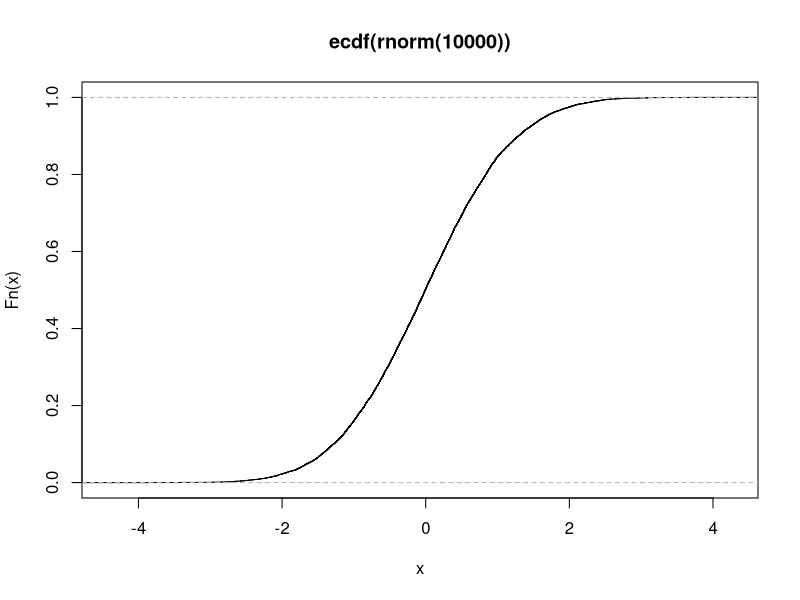
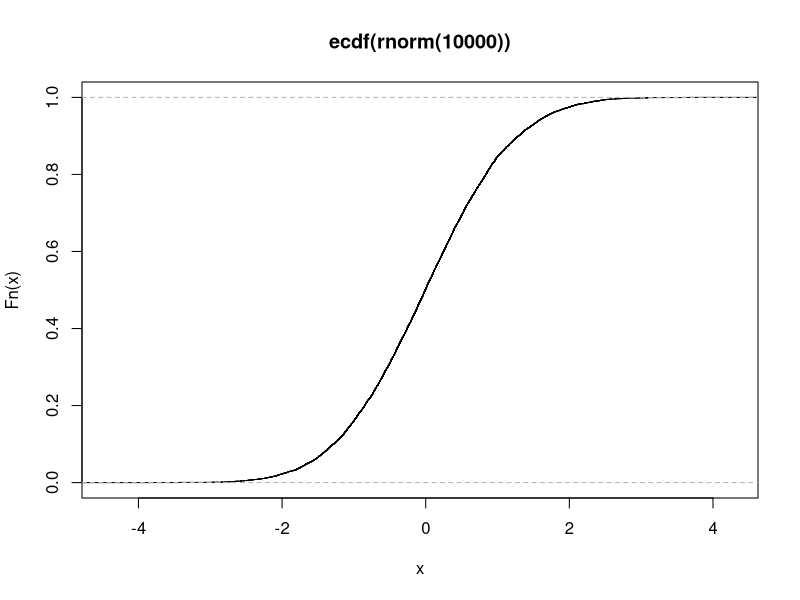
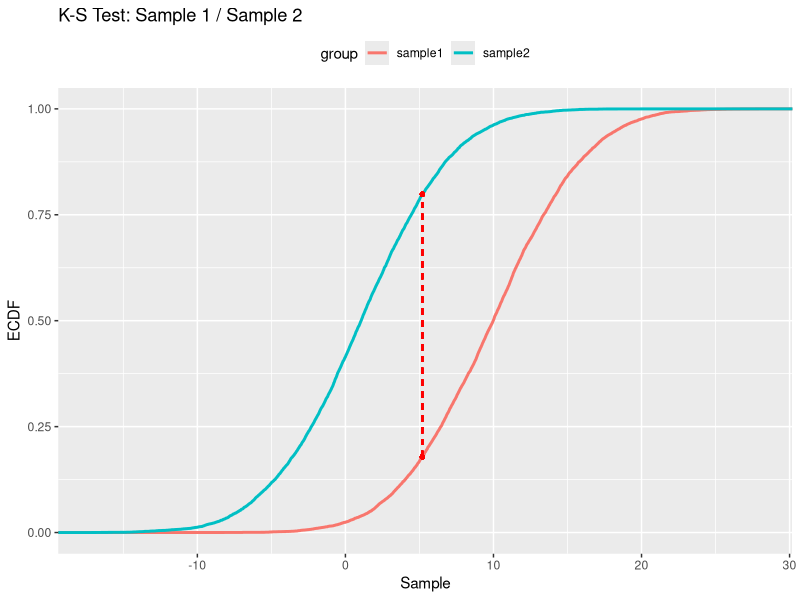
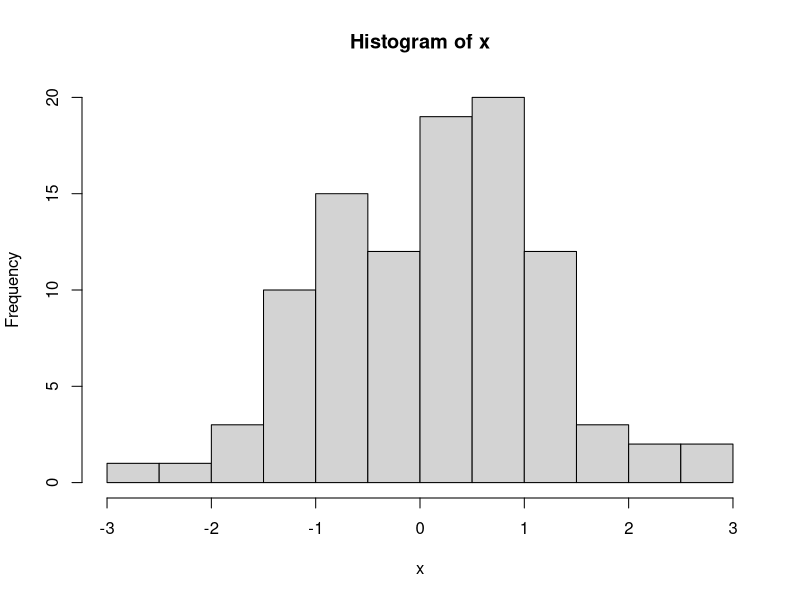
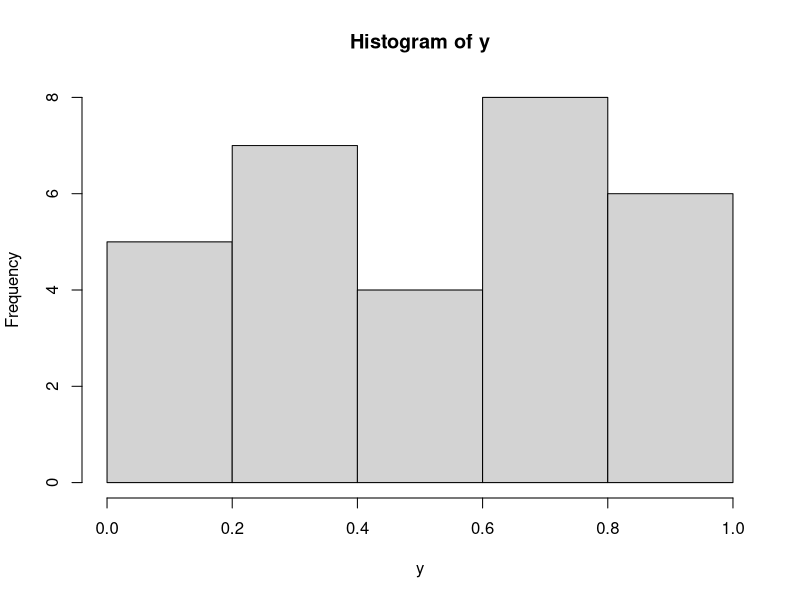

R code for these plots, in order:
library(ggplot2)

F10 <- ecdf(rnorm(10000))
summary(F10)
str(F10)
plot(F10)
plot(F10, verticals = TRUE, do.points = FALSE)


sample1 <- rnorm(10000, 10, 5)
sample2 <- rnorm(10000, 1, 5)


ks.test(sample1, sample2)
group <- c(rep("sample1", length(sample1)), rep("sample2", length(sample2)))
dat <- data.frame(KSD = c(sample1,sample2), group = group)
summary(dat)
# create ECDF of data
cdf1 <- ecdf(sample1) 
cdf2 <- ecdf(sample2) 

# find min and max statistics to draw line between points of greatest distance
minMax <- seq(min(sample1, sample2), max(sample1, sample2), length.out=length(sample1)) 
x0 <- minMax[which( abs(cdf1(minMax) - cdf2(minMax)) == max(abs(cdf1(minMax) - cdf2(minMax))) )] 
y0 <- cdf1(x0) 
y1 <- cdf2(x0) 

# if invalid graphics state then run dev.off()
ggplot(dat, aes(x = KSD, group = group, color = group))+
  stat_ecdf(size=1) +
 # theme_bw(base_size = 28) +
  theme(legend.position ="top") +
  xlab("Sample") +
  ylab("ECDF") +
  #geom_line(size=1) +
  geom_segment(aes(x = x0[1], y = y0[1], xend = x0[1], yend = y1[1]),
               linetype = "dashed", color = "red") +
  geom_point(aes(x = x0[1] , y= y0[1]), color="red", size=1) +
  geom_point(aes(x = x0[1] , y= y1[1]), color="red", size=1) +
  ggtitle("K-S Test: Sample 1 / Sample 2") 
  #theme(legend.title=element_blank())

##############################################################################
# As Stijn pointed out, the k-s test returns a D statistic and a 
# p-value corresponding to the D statistic. 
# The D statistic is the absolute max distance (supremum) between the CDFs 
# of the two samples. The closer this number is to 0 the more likely 
# it is that the two samples were drawn from the same distribution. 
# Check out the Wikipedia page for the k-s test. 
# The p-value returned by the k-s test has the same interpretation as other p-values. 
# You reject the null hypothesis that the two samples were drawn from the same 
# distribution if the p-value is less than your significance level. 
# You can find tables online for the conversion of the D statistic into a p-value 
# if you are interested in the procedure.

x <- rnorm(100)
y <- runif(30)

hist(x)
hist(y)
# Do x and y come from the same distribution?
ks.test(x, y)
# Does x come from a shifted gamma distribution with shape 3 and rate 2?
ks.test(x+2, "pgamma", 3, 2) # two-sided, exact
ks.test(x+2, "pgamma", 3, 2, exact = FALSE)
ks.test(x+2, "pgamma", 3, 2, alternative = "gr")
